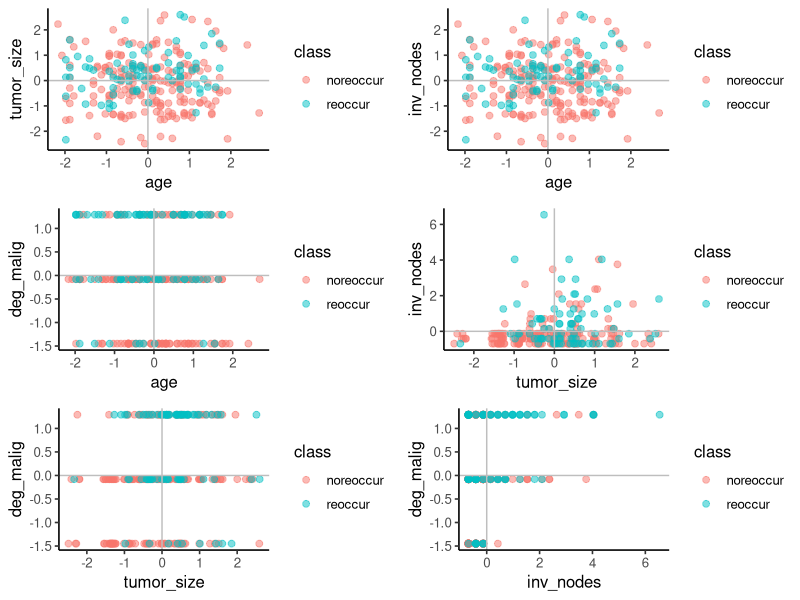
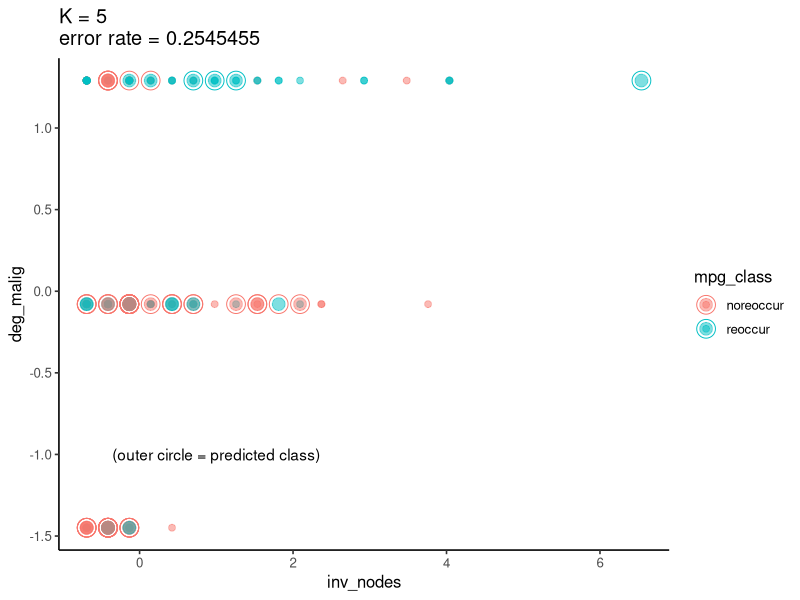

Reproduce these figures in R, in order.
## ---- chunk 1
library(class) # knn
library(tidyverse)
theme_set(theme_classic(12))
set.seed(5293)
data = read.csv('breast-cancer_data.csv')
# create a categorical variable for low or high mpg 
data$class <- factor(ifelse(data$class == 1, "reoccur", "noreoccur"))

# standardize weight and displacement
data_selected <- scale(data[,c("age", "inv_nodes","tumor_size","deg_malig")]) # returns matrix
# split the data into training and test sets
test <- sample(nrow(data_selected), 0.2*nrow(data_selected)) # choose 10 rows for test data
train.X <- data_selected[-test,]
test.X <- data_selected[test,]
train.Y <- data$class[-test]
test.Y <- data$class[test]


# run the algorithm
knn.pred <- knn(train = train.X, test = test.X, cl = train.Y, k = 4)

# calculate error rate
er <- mean(knn.pred != test.Y)
cat("The prediction error rate is:",er)
## ---- chunk 2

library(gridExtra)
library(ggplot2)
set.seed(5293)
data_selected = as.data.frame(data_selected)
plot1<-ggplot(data_selected,aes(age,tumor_size,color = data$class))+
  geom_point(alpha = 0.5, size=2)+
  geom_hline(yintercept = 0,color = 'grey')+
  geom_vline(xintercept = 0,color = 'grey')+
  labs(x='age', y='tumor_size',color = 'class')
plot2<-ggplot(data_selected,aes(age,tumor_size,color = data$class))+
  geom_point(alpha = 0.5, size=2)+
  geom_hline(yintercept = 0,color = 'grey')+
  geom_vline(xintercept = 0,color = 'grey')+
  labs(x='age', y='inv_nodes',color = 'class')
plot3<-ggplot(data_selected,aes(age,deg_malig,color = data$class))+
  geom_point(alpha = 0.5, size=2)+
  geom_hline(yintercept = 0,color = 'grey')+
  geom_vline(xintercept = 0,color = 'grey')+
  labs(x='age', y='deg_malig',color = 'class')
plot4<-ggplot(data_selected,aes(tumor_size,inv_nodes,color = data$class))+
  geom_point(alpha = 0.5, size=2)+
  geom_hline(yintercept = 0,color = 'grey')+
  geom_vline(xintercept = 0,color = 'grey')+
  labs(x='tumor_size', y='inv_nodes',color = 'class')
plot5<-ggplot(data_selected,aes(tumor_size,deg_malig,color = data$class))+
  geom_point(alpha = 0.5, size=2)+
  geom_hline(yintercept = 0,color = 'grey')+
  geom_vline(xintercept = 0,color = 'grey')+
  labs(x='tumor_size', y='deg_malig',color = 'class')
plot6<-ggplot(data_selected,aes(inv_nodes,deg_malig,color = data$class))+
  geom_point(alpha = 0.5, size=2)+
  geom_hline(yintercept = 0,color = 'grey')+
  geom_vline(xintercept = 0,color = 'grey')+
  labs(x='inv_nodes', y='deg_malig',color = 'class')
grid.arrange(plot1, plot2, plot3,plot4,plot5,plot6,ncol = 2,nrow = 3)
## ---- chunk 3
# standardize weight and displacement
data_selected <- scale(data[,c("inv_nodes", "deg_malig")]) # returns matrix
# split the data into training and test sets
test <- sample(nrow(data_selected), 0.2*nrow(data_selected)) # choose 10 rows for test data
train.X <- data_selected[-test,]
test.X <- data_selected[test,]
train.Y <- data$class[-test]
test.Y <- data$class[test]
error = c()
for(i in 1:10){
  knn.preds <- knn(train = train.X, test = test.X, cl = train.Y, k = i)
  error[i] <- mean(knn.preds != test.Y)
}
error
## ---- chunk 4
# run the algorithm
knn.pred <- knn(train = train.X, test = test.X, cl = train.Y, k = 5)

# calculate error rate
er <- mean(knn.pred != test.Y)
cat("The prediction error rate is:",er)

## ---- chunk 5
library('ggplot2')
data_selected = as.data.frame(data_selected)
ggplot()+
  geom_point(aes(inv_nodes,deg_malig,color = data$class[-test]),data=data_selected[-test,],alpha = 0.5, size=2)+
  geom_point(aes(inv_nodes,deg_malig,color = data$class[test]),data=data_selected[test, ],alpha = 0.5 ,size = 4)+
  geom_point(aes(inv_nodes,deg_malig,color = knn.pred),data=data_selected[test, ],shape = 1,size = 6)+
  scale_color_discrete(name = 'mpg_class')+
  labs(title ='K = 5\nerror rate = 0.2545455', x='inv_nodes', y='deg_malig',color = 'class')+
  geom_text(aes(x=1,y=-1),label = '(outer circle = predicted class)')
